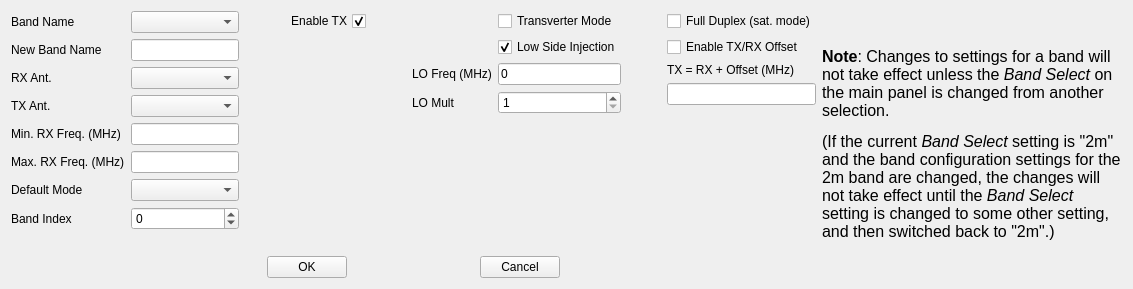
      <widget class="QWidget" name="BandConfig">
       <attribute name="title">
        <string>Config. Band</string>
       </attribute>
       <layout class="QHBoxLayout" name="horizontalLayout_8">
        <item>
         <layout class="QVBoxLayout" name="verticalLayout_21">
          <item>
           <layout class="QHBoxLayout" name="horizontalLayout_2">
            <item>
             <layout class="QFormLayout" name="formLayout_2">
              <item row="0" column="0">
               <widget class="QLabel" name="label_2">
                <property name="text">
                 <string>Band Name</string>
                </property>
               </widget>
              </item>
              <item row="0" column="1">
               <widget class="QComboBox" name="BCBandSel_cb"/>
              </item>
              <item row="2" column="0">
               <widget class="QLabel" name="label_20">
                <property name="text">
                 <string>New Band Name</string>
                </property>
               </widget>
              </item>
              <item row="2" column="1">
               <widget class="QLineEdit" name="BCBandName_le"/>
              </item>
              <item row="3" column="0">
               <widget class="QLabel" name="label">
                <property name="text">
                 <string>RX Ant.</string>
                </property>
               </widget>
              </item>
              <item row="3" column="1">
               <widget class="QComboBox" name="BCRXAnt_cb"/>
              </item>
              <item row="4" column="0">
               <widget class="QLabel" name="label_3">
                <property name="text">
                 <string>TX Ant.</string>
                </property>
               </widget>
              </item>
              <item row="4" column="1">
               <widget class="QComboBox" name="BCTXAnt_cb"/>
              </item>
              <item row="5" column="0">
               <widget class="QLabel" name="label_4">
                <property name="text">
                 <string>Min. RX Freq. (MHz)</string>
                </property>
               </widget>
              </item>
              <item row="5" column="1">
               <widget class="QLineEdit" name="BCMinFreq_le"/>
              </item>
              <item row="6" column="0">
               <widget class="QLabel" name="label_5">
                <property name="text">
                 <string>Max. RX Freq. (MHz)</string>
                </property>
               </widget>
              </item>
              <item row="6" column="1">
               <widget class="QLineEdit" name="BCMaxFreq_le"/>
              </item>
              <item row="7" column="0">
               <widget class="QLabel" name="label_6">
                <property name="text">
                 <string>Default Mode</string>
                </property>
               </widget>
              </item>
              <item row="7" column="1">
               <widget class="GUISoDa::IntValComboBox" name="BCDefMode_cb"/>
              </item>
              <item row="8" column="1">
               <widget class="QSpinBox" name="BCIndex_sb">
                <property name="minimum">
                 <number>-1</number>
                </property>
               </widget>
              </item>
              <item row="8" column="0">
               <widget class="QLabel" name="label_21">
                <property name="text">
                 <string>Band Index</string>
                </property>
               </widget>
              </item>
             </layout>
            </item>
            <item>
             <spacer name="horizontalSpacer_6">
              <property name="orientation">
               <enum>Qt::Orientation::Horizontal</enum>
              </property>
              <property name="sizeHint" stdset="0">
               <size>
                <width>40</width>
                <height>20</height>
               </size>
              </property>
             </spacer>
            </item>
            <item>
             <layout class="QVBoxLayout" name="verticalLayout_18">
              <item>
               <layout class="QVBoxLayout" name="verticalLayout_17">
                <item>
                 <widget class="QCheckBox" name="BCEnableTX_cb">
                  <property name="layoutDirection">
                   <enum>Qt::LayoutDirection::RightToLeft</enum>
                  </property>
                  <property name="text">
                   <string>Enable TX</string>
                  </property>
                  <property name="checked">
                   <bool>true</bool>
                  </property>
                 </widget>
                </item>
                <item>
                 <spacer name="verticalSpacer_2">
                  <property name="orientation">
                   <enum>Qt::Orientation::Vertical</enum>
                  </property>
                  <property name="sizeHint" stdset="0">
                   <size>
                    <width>20</width>
                    <height>40</height>
                   </size>
                  </property>
                 </spacer>
                </item>
               </layout>
              </item>
             </layout>
            </item>
            <item>
             <spacer name="horizontalSpacer_7">
              <property name="orientation">
               <enum>Qt::Orientation::Horizontal</enum>
              </property>
              <property name="sizeHint" stdset="0">
               <size>
                <width>40</width>
                <height>20</height>
               </size>
              </property>
             </spacer>
            </item>
            <item>
             <layout class="QFormLayout" name="formLayout">
              <item row="3" column="0">
               <widget class="QLabel" name="label_8">
                <property name="text">
                 <string>LO Freq (MHz)</string>
                </property>
               </widget>
              </item>
              <item row="3" column="1">
               <widget class="QLineEdit" name="BCLOFreq_le">
                <property name="text">
                 <string>0</string>
                </property>
               </widget>
              </item>
              <item row="4" column="0">
               <widget class="QLabel" name="label_7">
                <property name="text">
                 <string>LO Mult</string>
                </property>
               </widget>
              </item>
              <item row="4" column="1">
               <widget class="QSpinBox" name="BCLOMult_sb">
                <property name="minimum">
                 <number>1</number>
                </property>
               </widget>
              </item>
              <item row="2" column="1">
               <widget class="QCheckBox" name="BCLowInj_cb">
                <property name="layoutDirection">
                 <enum>Qt::LayoutDirection::LeftToRight</enum>
                </property>
                <property name="text">
                 <string>Low Side Injection</string>
                </property>
                <property name="checked">
                 <bool>true</bool>
                </property>
               </widget>
              </item>
              <item row="1" column="1">
               <widget class="QCheckBox" name="BCTransMode_cb">
                <property name="layoutDirection">
                 <enum>Qt::LayoutDirection::LeftToRight</enum>
                </property>
                <property name="text">
                 <string>Transverter Mode</string>
                </property>
               </widget>
              </item>
             </layout>
            </item>
            <item>
             <spacer name="horizontalSpacer_22">
              <property name="orientation">
               <enum>Qt::Orientation::Horizontal</enum>
              </property>
              <property name="sizeHint" stdset="0">
               <size>
                <width>40</width>
                <height>20</height>
               </size>
              </property>
             </spacer>
            </item>
            <item>
             <layout class="QVBoxLayout" name="verticalLayout_14">
              <item>
               <widget class="QCheckBox" name="BCFullDuplex_cb">
                <property name="toolTip">
                 <string>&lt;html&gt;&lt;head/&gt;&lt;body&gt;&lt;p&gt;Set to enable RX spectrum and waterfal displays during transmit mode.  &lt;/p&gt;&lt;p&gt;&lt;br/&gt;&lt;/p&gt;&lt;p&gt;When clear, the spectrum and waterfall displays are disabled, and the RX chain is retuned to provide sidetone in (CW mode). &lt;/p&gt;&lt;p&gt;&lt;br/&gt;&lt;/p&gt;&lt;/body&gt;&lt;/html&gt;</string>
                </property>
                <property name="text">
                 <string>Full Duplex (sat. mode)</string>
                </property>
               </widget>
              </item>
              <item>
               <widget class="QCheckBox" name="BCTXRXOffset_cb">
                <property name="toolTip">
                 <string>&lt;html&gt;&lt;head/&gt;&lt;body&gt;&lt;p&gt;Set to enable TX = RX + Offset tuning.  (Specify offset frequency below.)&lt;/p&gt;&lt;/body&gt;&lt;/html&gt;</string>
                </property>
                <property name="text">
                 <string>Enable TX/RX Offset</string>
                </property>
               </widget>
              </item>
              <item>
               <widget class="QLabel" name="label_24">
                <property name="text">
                 <string>TX = RX + Offset (MHz)</string>
                </property>
               </widget>
              </item>
              <item>
               <widget class="QLineEdit" name="BCSatOffset_le">
                <property name="toolTip">
                 <string>&lt;html&gt;&lt;head/&gt;&lt;body&gt;&lt;p&gt;When TX-RX Lock is set, this frequency will be added to the indicated RX frequency to set the TX frequency.  Any change to the RX frequency will cause a corresponding change in the TX frequency.  &lt;/p&gt;&lt;/body&gt;&lt;/html&gt;</string>
                </property>
               </widget>
              </item>
              <item>
               <spacer name="verticalSpacer_11">
                <property name="orientation">
                 <enum>Qt::Orientation::Vertical</enum>
                </property>
                <property name="sizeHint" stdset="0">
                 <size>
                  <width>20</width>
                  <height>40</height>
                 </size>
                </property>
               </spacer>
              </item>
             </layout>
            </item>
           </layout>
          </item>
          <item>
           <widget class="QLabel" name="BCStatus_lbl">
            <property name="text">
             <string/>
            </property>
            <property name="textFormat">
             <enum>Qt::TextFormat::AutoText</enum>
            </property>
           </widget>
          </item>
          <item>
           <layout class="QHBoxLayout" name="horizontalLayout" stretch="2,0,1,0,2">
            <item>
             <spacer name="horizontalSpacer_4">
              <property name="orientation">
               <enum>Qt::Orientation::Horizontal</enum>
              </property>
              <property name="sizeHint" stdset="0">
               <size>
                <width>40</width>
                <height>20</height>
               </size>
              </property>
             </spacer>
            </item>
            <item>
             <widget class="QPushButton" name="BCOK_btn">
              <property name="sizePolicy">
               <sizepolicy hsizetype="Fixed" vsizetype="Fixed">
                <horstretch>0</horstretch>
                <verstretch>0</verstretch>
               </sizepolicy>
              </property>
              <property name="text">
               <string>OK</string>
              </property>
             </widget>
            </item>
            <item>
             <spacer name="horizontalSpacer_3">
              <property name="orientation">
               <enum>Qt::Orientation::Horizontal</enum>
              </property>
              <property name="sizeHint" stdset="0">
               <size>
                <width>40</width>
                <height>20</height>
               </size>
              </property>
             </spacer>
            </item>
            <item>
             <widget class="QPushButton" name="BCCancel_btn">
              <property name="sizePolicy">
               <sizepolicy hsizetype="Fixed" vsizetype="Fixed">
                <horstretch>0</horstretch>
                <verstretch>0</verstretch>
               </sizepolicy>
              </property>
              <property name="text">
               <string>Cancel</string>
              </property>
             </widget>
            </item>
            <item>
             <spacer name="horizontalSpacer_5">
              <property name="orientation">
               <enum>Qt::Orientation::Horizontal</enum>
              </property>
              <property name="sizeHint" stdset="0">
               <size>
                <width>40</width>
                <height>20</height>
               </size>
              </property>
             </spacer>
            </item>
           </layout>
          </item>
         </layout>
        </item>
        <item>
         <widget class="QLabel" name="label_23">
          <property name="sizePolicy">
           <sizepolicy hsizetype="MinimumExpanding" vsizetype="Preferred">
            <horstretch>0</horstretch>
            <verstretch>0</verstretch>
           </sizepolicy>
          </property>
          <property name="maximumSize">
           <size>
            <width>300</width>
            <height>16777215</height>
           </size>
          </property>
          <property name="frameShape">
           <enum>QFrame::Shape::NoFrame</enum>
          </property>
          <property name="text">
           <string>&lt;html&gt;&lt;head/&gt;&lt;body&gt;&lt;p&gt;&lt;span style=&quot; font-size:12pt; font-weight:600;&quot;&gt;Note&lt;/span&gt;&lt;span style=&quot; font-size:12pt;&quot;&gt;: Changes to settings for a band will not take effect unless the &lt;/span&gt;&lt;span style=&quot; font-size:12pt; font-style:italic;&quot;&gt;Band Select &lt;/span&gt;&lt;span style=&quot; font-size:12pt;&quot;&gt;on the main panel is changed from another selection. &lt;/span&gt;&lt;/p&gt;&lt;p&gt;&lt;span style=&quot; font-size:12pt;&quot;&gt;(If the current &lt;/span&gt;&lt;span style=&quot; font-size:12pt; font-style:italic;&quot;&gt;Band Select&lt;/span&gt;&lt;span style=&quot; font-size:12pt;&quot;&gt; setting is &amp;quot;2m&amp;quot; and the band configuration settings for the 2m band are changed, the changes will not take effect until the &lt;/span&gt;&lt;span style=&quot; font-size:12pt; font-style:italic;&quot;&gt;Band Select &lt;/span&gt;&lt;span style=&quot; font-size:12pt;&quot;&gt;setting is changed to some other setting, and then switched back to &amp;quot;2m&amp;quot;.)&lt;/span&gt;&lt;/p&gt;&lt;/body&gt;&lt;/html&gt;</string>
          </property>
          <property name="textFormat">
           <enum>Qt::TextFormat::RichText</enum>
          </property>
          <property name="wordWrap">
           <bool>true</bool>
          </property>
         </widget>
        </item>
       </layout>
      </widget>
